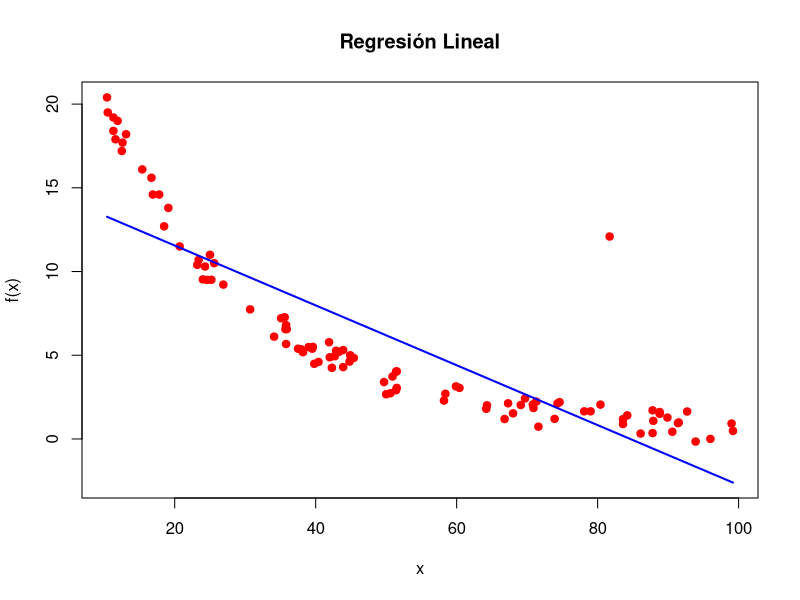
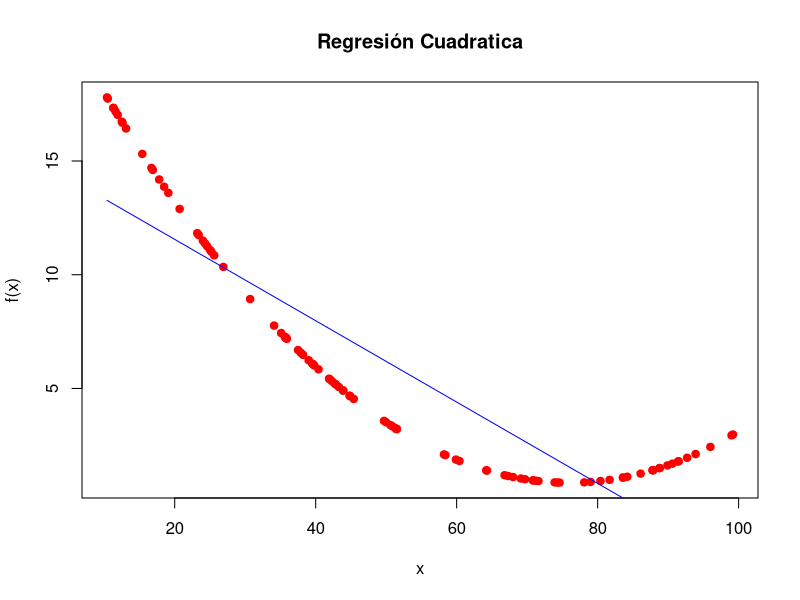
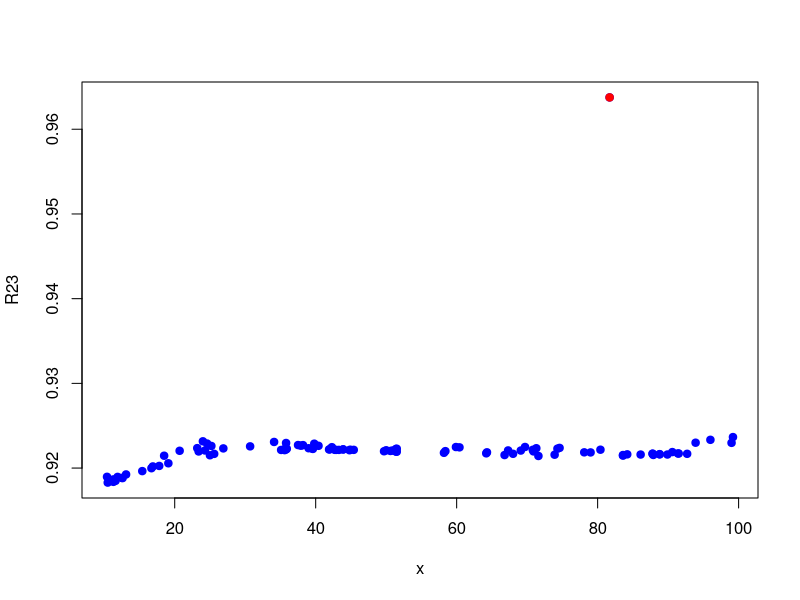

Write R code to recreate these figures, in order.
  # Lectura de datos
datos <- read.csv("datos.csv", header = FALSE)
# Transponer los datos
n <- ncol(datos)
x<-matrix(0, nrow = n)
x[,1]<-datos[1,]
y<-matrix(0, nrow = n)
y[,1]<-datos[2,]
x<-as.double(x)
y<-as.double(y)
# Ajuste de la regresión lineal y cuadratica
Sx <- sum(x)
Sx2 <- sum(x^2)
Sx3 <- sum(x^3)
Sx4 <- sum(x^4)
Sy <- sum(y)
Sxy <- sum(x*y)
Sx2y <- sum(x^2*y)
M1 <- matrix(0, nrow = 3, ncol = 3)
v1 <- matrix(0, nrow = 3, ncol = 1)
M1[1,1] <- n
M1[1,2] <- Sx
M1[1,3] <- Sx2
M1[2,1] <- Sx
M1[2,2] <- Sx2
M1[2,3] <- Sx3
M1[3,1] <- Sx2
M1[3,2] <- Sx3
M1[3,3] <- Sx4
v1[1,1] <- Sy
v1[2,1] <- Sxy
v1[3,1] <- Sx2y
m <- (Sxy - Sx*Sy/n)/(Sx2 - Sx^2/n)
b <- (Sy/n) - (m*Sx/n)
M2 <- solve(M1,v1)
# Simulación de modelos
y2 <- m*x + b
y3 <- M2[3,1]*x^2 + M2[2,1]*x + M2[1,1]
# Calculo de metricas
SSE1 <- sum((y-y2)^2)
MSE1 <- sqrt(SSE1)/n
vy <- sum((y-Sy/n)^2)
R21 <- 1-(SSE1/vy)
print(SSE1)
print(MSE1)
print(R21)
SSE2 <- sum((y-y3)^2)
MSE2 <- sqrt(SSE2)/n
R22 <- 1-(SSE2/vy)
print(SSE2)
print(MSE2)
print(R22)
# Graficar los datos y los modelos
plot(x, y, type = "p", col = "red", pch=19, cex = 1, xlab = "x", ylab = "f(x)", main = "Regresión Lineal", xlim=c(min(x), max(x)), ylim=c(min(y2), max(y)))
lines(x, y2, type='l', col="blue", lwd=2)
plot(x, y3, type = "p", col = "red", pch=19, cex = 1, xlab = "x", ylab = "f(x)", main = "Regresión Cuadratica")
lines(x, y2, type='l', col="blue")
# Detección de datos atípicos
# Detección de outliers
M3 <- matrix(0, nrow = 3, ncol = n)
SSE3 <- matrix(0, nrow = 1, ncol = n)
MSE3 <- matrix(0, nrow = 1, ncol = n)
R23 <- matrix(0, nrow = 1, ncol = n)
vm = min(x);
for(i1 in 1:n)
{
  id <- x>=vm
  id[i1] <- FALSE
  xs <- x[id]
  ys <- y[id]
  Sx <- sum(xs)
  Sx2 <- sum(xs^2)
  Sx3 <- sum(xs^3)
  Sx4 <- sum(xs^4)
  Sy <- sum(ys)
  Sxy <- sum(xs*ys)
  Sx2y <- sum(xs^2*ys)
  M1[1,1] <- n-1
  M1[1,2] <- Sx
  M1[1,3] <- Sx2
  M1[2,1] <- Sx
  M1[2,2] <- Sx2
  M1[2,3] <- Sx3
  M1[3,1] <- Sx2
  M1[3,2] <- Sx3
  M1[3,3] <- Sx4
  v1[1,1] <- Sy
  v1[2,1] <- Sxy
  v1[3,1] <- Sx2y
  M3[,i1] <- solve(M1,v1)
  y3 <- M3[3,i1]*xs^2 + M3[2,i1]*xs + M3[1,i1]
  SSE3[1,i1] <- sum((ys-y3)^2)
  MSE3[1,i1] <- sqrt(SSE3[1,i1])/(n-1)
  vy <- sum((ys-Sy/(n-1))^2)
  R23[1,i1] <- 1-(SSE3[1,i1]/vy)
}
imax <- which.max(R23)
print(SSE3[1,imax])
print(MSE3[1,imax])
print(R23[1,imax])
plot(x, R23, type = "p", col = "blue", pch=19, cex = 1)
points(x[imax], R23[1,imax], col="red", pch=19, cex = 1)